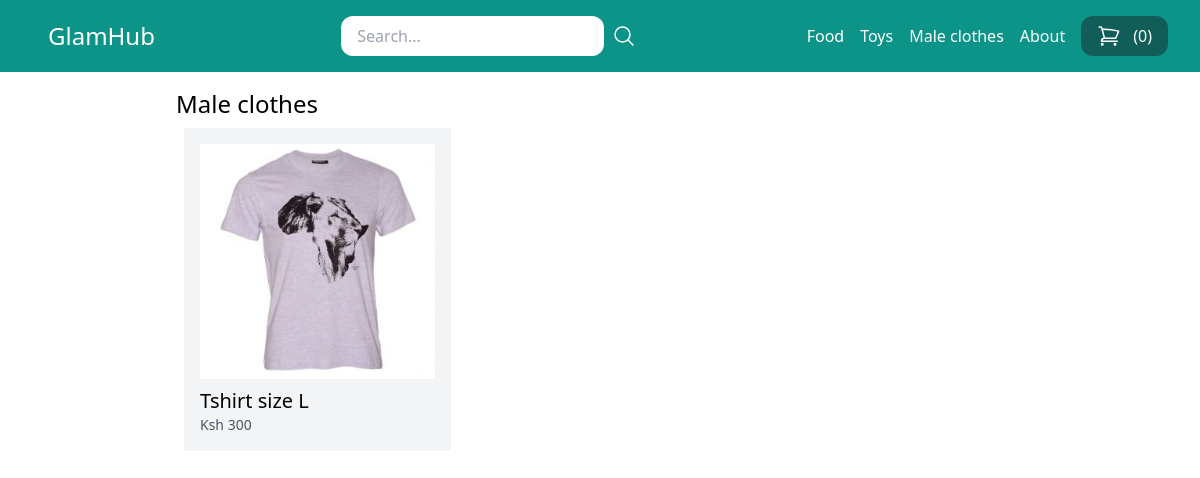
The page /male-clothes/ on the database as committed earlier.
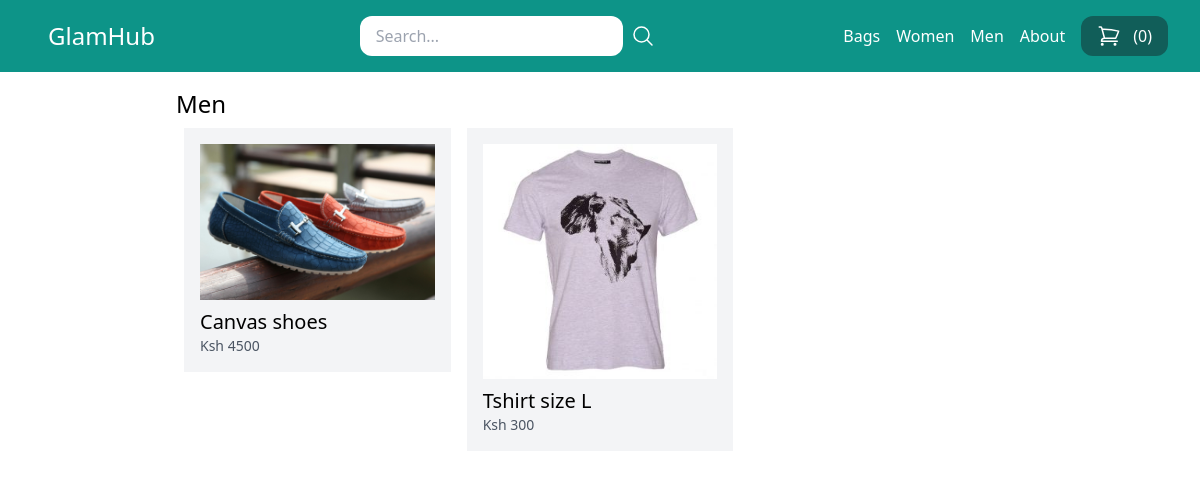
The same page on the database as committed later.
### store/models.py (models this page shows, shortened)
class Category(models.Model):
    title = models.CharField(max_length=50)
    slug = models.SlugField(max_length=50)
    class Meta:
        verbose_name_plural = 'Categories'

class Product(models.Model):
    DRAFT = 'draft'
    WAITING_APPROVAL = 'waiting_approval'
    ACTIVE = 'active'
    DELETED = 'deleted'
    STATUS_CHOICES = (
        (DRAFT, 'Draft'),
        (WAITING_APPROVAL, 'Waiting approval'),
        (ACTIVE, 'Active'),
        (DELETED, 'Deleted'),
    )
    user = models.ForeignKey(User, related_name='products', on_delete=models.CASCADE)
    category = models.ForeignKey(Category, related_name='products', on_delete=models.CASCADE)
    title = models.CharField(max_length=50)
    slug = models.SlugField(max_length=50)
    description = models.TextField(blank=True)
    price = models.IntegerField()
    image = models.ImageField(upload_to='uploads/product_images', blank=True, null=True)
    thumbnail = models.ImageField(upload_to='uploads/product_thumbnails', blank=True, null=True)
    created_at = models.DateTimeField(auto_now_add=True)
    updated_at = models.DateTimeField(auto_now=True)
    status = models.CharField(max_length=50, choices=STATUS_CHOICES, default=ACTIVE)
    class Meta:
        ordering = ['-created_at', ]
    def get_display_price(self):
        return self.price

### store/views.py (the view)
# urls.py: path('<slug:slug>/', views.category_detail, name='category_detail'),
def category_detail(request, slug):
    category = get_object_or_404(Category, slug=slug)
    products = category.products.filter(status=Product.ACTIVE)
    return render(request, 'store/category_detail.html',
                  {'category': category,
                   'products': products})

### store/cart.py (called while the page is built)
    def __len__(self):
        return sum(item['quantity'] for item in self.cart.values())

### store/context_processors.py (called while the page is built)
def cart(request):
    return {'cart': Cart(request)}

### store/templatetags/menu.py (called while the page is built)
@register.inclusion_tag('core/menu.html')
def menu():
    categories = Category.objects.all()
    return {'categories': categories}

### templates/store/category_detail.html (shortened to what this page needs)
{% extends 'core/base.html' %}
{% block content %}
    <h1 class="text-2xl"> {{ category.title }}</h1>
    {% include 'store/partials/products.html' %}
{% endblock %}

### templates/core/base.html (shortened to what this page needs)
{% load menu %}
<!DOCTYPE html>
<html lang="en">
<head>
    <script src="https://cdn.tailwindcss.com"></script>
</head>
<body>
<nav class="max-w-7xl mx-auto py-4 px-8 bg-teal-600 flex items-center justify-between">
    <div class="logo">
        <a href="/" class="text-2xl px-4 text-white">GlamHub</a>
    </div>
    <div class="search flex items-center space-x-4">
        <form method="get" action="/search/" class="flex items-center px-2 space-x-2">
            <label>
                <input type="search" name="query" placeholder="Search..." class="py-2 px-4 rounded-xl">
            </label>
            <button>
                <svg xmlns="http://www.w3.org/2000/svg" fill="none" viewBox="0 0 24 24" stroke-width="1.5" stroke="currentColor" class="w-6 h-6 text-white">
                    <path stroke-linecap="round" stroke-linejoin="round" d="m21 21-5.197-5.197m0 0A7.5 7.5 0 1 0 5.196 5.196a7.5 7.5 0 0 0 10.607 10.607Z"></path>
                </svg>
            </button>
        </form>
    </div>
    <div class="menu flex items-center space-x-4">
        {% menu %}
        <a href="{% url 'cart_view' %}" class="space-x-3 py-2 px-4 bg-teal-800 text-white rounded-xl hover:bg-teal-900 flex">
            <span>({{ cart|length }})</span>
        </a>
    </div>
</nav>
<div class="max-w-4xl mx-auto py-4 px-6">
    {% block content %}
    {% endblock %}
</div>
</body>
</html>

### templates/core/menu.html
{% for category in categories %}
    <a href="{% url 'category_detail' category.slug %}" class="text-white">{{ category.title }}</a>
{% endfor %}
<a href="{% url 'about' %}" class="text-white">About</a>

### templates/store/partials/products.html
    <div class="flex flex-wrap">
    {% for product in products %}
        <div class="product w-1/3 p-2">
            <div class="p-4 bg-gray-100">
                <a href="{% url 'product_detail' product.category.slug product.slug %}">
                    {% if product.image %}
                    <div class="image mb-2">
                        <img src="{{ product.image.url }}" alt="image of {{ product.title }}">
                    </div>
                    {% endif %}
                    <h2 class="text-xl">{{ product.title }}</h2>
                    <p class="text-sm text-gray-600">Ksh {{ product.get_display_price }}</p>
                </a>
            </div>
        </div>
    {% endfor %}
    </div>

Rows that differ between the two databases and show on the page:
removed Category: title "Food"
removed Category: title "Toys"
added Category: title "Bags"
added Category: title "Women"
changed Category: title "Male clothes" → "Men"
added Product: image (picture), title "Canvas shoes", get_display_price "4500"
